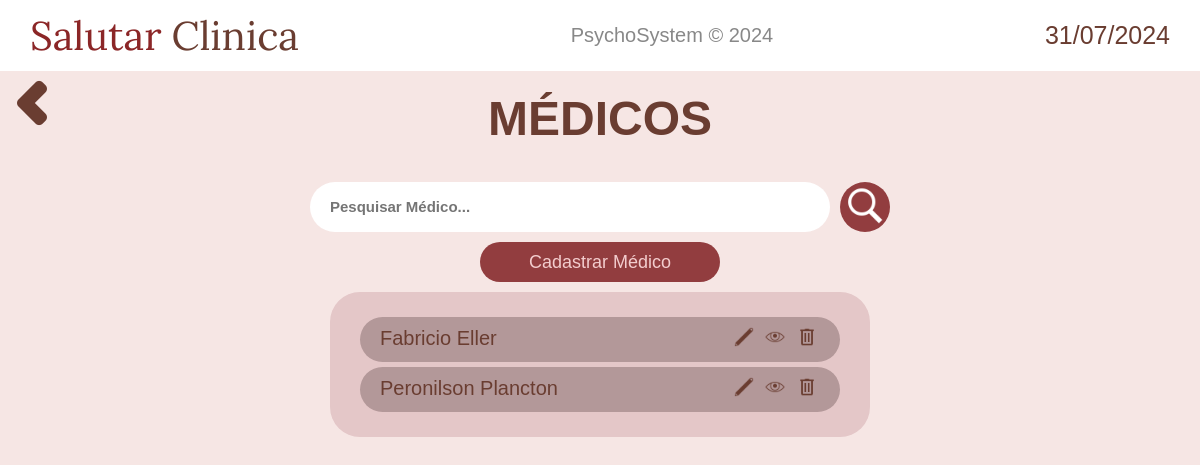
The page /medicos/ (signed in) on the database as committed earlier.
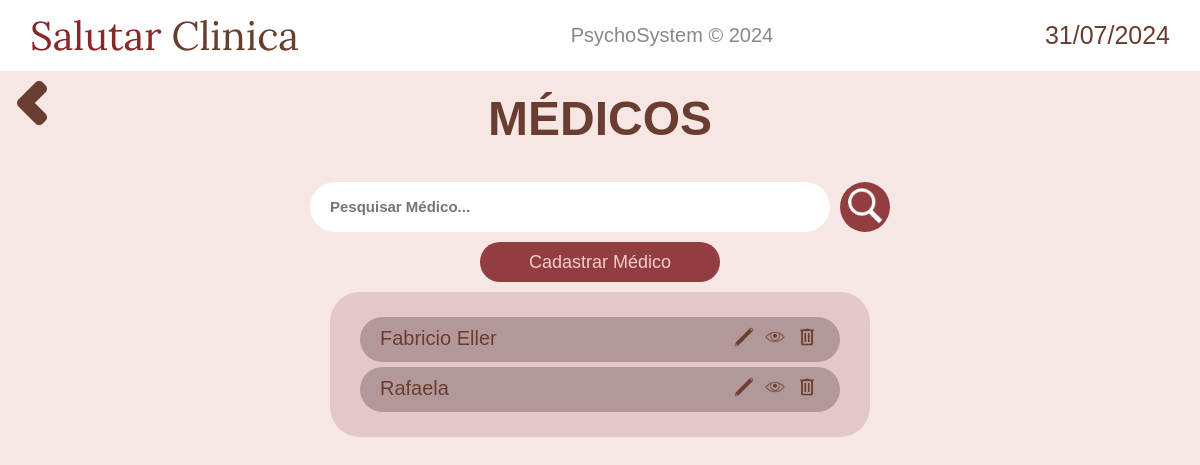
The same page on the database as committed later.
### medicos/models.py (models this page shows, shortened)
class Medico(models.Model):
    nome = models.CharField(max_length=50)
    cpf = models.CharField(max_length=20, unique=True)
    rg = models.CharField(max_length=20)
    numero_classe = models.CharField(max_length=20)
    profissao = models.CharField(max_length=20)

### medicos/views.py (the view)
# urls.py: path('', views.display_medicos, name="display_medicos"),
@login_required(login_url='home:login')
def display_medicos(request):
    medicos = Medico.objects.all()
    context_ = {
        'data_atual': data_atual,
        'medicos': medicos,
    }
    return render(request, 'medicos/display.html', context_)

### medicos/templates/medicos/display.html (shortened to what this page needs)
{% extends 'base.html' %}
{% load static %}
{% block content %}
<div style="display: flex;">
    <a href="{% url 'home:navegacao' %}" class="return-button"><img src="{% static 'home/imagens/chevron-left.png' %}" alt=""></a>
    <h2 class="welcome-text"><a href="{% url 'medicos:display_medicos' %}">MÉDICOS</a></h2>
</div>
<main style="flex-direction: column;">
    <form action="{% url 'medicos:search' %}" method="get" style="justify-content: center; display: flex;">
        <input class="pesquisar-pacientes" type="text" id="search" name="q" placeholder="Pesquisar Médico...">
        <button type="submit" class="pesquisar-button">
            <img src="{% static 'pacientes/imagens/pesquisar-icon.png' %}" height="40" alt="">
        </button>
    </form>
    <a class="add-paciente-button" href="{% url 'medicos:cadastrar_medico' %}">
        Cadastrar Médico
    </a>
    <div class="mostrar-pacientes-container">
        {% if medicos %}
            {% for medico in medicos %}
                <div class="paciente-exibido">
                    <h4 style="font-weight: 500;">{{ medico.nome }}</h4>
                    <div class="icones-paciente">
                        <a href="{% url 'medicos:editar_medico' medico.id %}" style="margin: 0 3px;">
                            <img height="20" src="{% static 'pacientes/imagens/editar-icon.png' %}" alt="">
                        </a>
                        <a href="{% url 'medicos:infos' medico.id %}" style="margin: 0 3px;">
                            <img height="20" src="{% static 'pacientes/imagens/ver-icon.png' %}" alt="">
                        </a>
                        <a href="#" class="opcao-deletar" style="margin: 0 3px;" data-modal-id="modal-{{ medico.id }}">
                            <img height="20" src="{% static 'pacientes/imagens/excluir-icon.png' %}" alt="">
                        </a>
                    </div>
                </div>
            {% endfor %}
        {% else %}
            <h4 style="font-weight: 500;">Nenhum médico cadastrado...</h4>
        {% endif %}
    </div>
</main>
{% endblock content %}

Rows that differ between the two databases and show on the page:
removed Medico: nome "Peronilson Plancton"
added Medico: nome "Rafaela"
